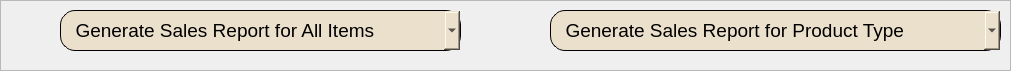
      <widget class="QFrame" name="frame_30">
       <property name="geometry">
        <rect>
         <x>550</x>
         <y>50</y>
         <width>1011</width>
         <height>71</height>
        </rect>
       </property>
       <property name="frameShape">
        <enum>QFrame::StyledPanel</enum>
       </property>
       <property name="frameShadow">
        <enum>QFrame::Raised</enum>
       </property>
       <widget class="QComboBox" name="comboBox_SR_all_items">
        <property name="geometry">
         <rect>
          <x>60</x>
          <y>10</y>
          <width>401</width>
          <height>41</height>
         </rect>
        </property>
        <property name="font">
         <font>
          <pointsize>14</pointsize>
         </font>
        </property>
        <property name="styleSheet">
         <string notr="true">    background-color: #ebe0cc;
    border-radius: 15px;
border: 1px solid #000000; 
text-align: center;</string>
        </property>
        <item>
         <property name="text">
          <string>  Generate Sales Report for All Items</string>
         </property>
        </item>
        <item>
         <property name="text">
          <string>  DAILY</string>
         </property>
        </item>
        <item>
         <property name="text">
          <string>  WEEKLY</string>
         </property>
        </item>
        <item>
         <property name="text">
          <string>  MONTHLY</string>
         </property>
        </item>
       </widget>
       <widget class="QLabel" name="label_17">
        <property name="geometry">
         <rect>
          <x>480</x>
          <y>20</y>
          <width>51</width>
          <height>31</height>
         </rect>
        </property>
        <property name="text">
         <string/>
        </property>
        <property name="pixmap">
         <pixmap>:/JJimages/moneyhand_icon.svg</pixmap>
        </property>
        <property name="scaledContents">
         <bool>true</bool>
        </property>
       </widget>
       <widget class="QComboBox" name="comboBox_SR_prodType">
        <property name="geometry">
         <rect>
          <x>550</x>
          <y>10</y>
          <width>451</width>
          <height>41</height>
         </rect>
        </property>
        <property name="font">
         <font>
          <pointsize>14</pointsize>
         </font>
        </property>
        <property name="styleSheet">
         <string notr="true">    background-color: #ebe0cc;
    border-radius: 15px;
border: 1px solid #000000; 
text-align: center;</string>
        </property>
        <item>
         <property name="text">
          <string>  Generate Sales Report for Product Type</string>
         </property>
        </item>
        <item>
         <property name="text">
          <string>  ROOF</string>
         </property>
        </item>
        <item>
         <property name="text">
          <string>  SPANDREL</string>
         </property>
        </item>
        <item>
         <property name="text">
          <string>  GUTTER</string>
         </property>
        </item>
       </widget>
      </widget>
